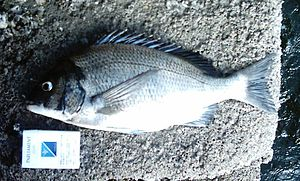
#> input picture fish_length_calibration/card4.jpg, 300 x 181 px, found by its file name
$ python card_detection.py
#> lines starting #> are read from the running program, lines starting #| are printed output that depends on the picture; after the words box and inside, x2 and y2 are one past the last pixel; in counts of white or black regions, pixels touching at a corner belong together
import numpy as np
import cv2
import random
from scipy.spatial import distance as dist

# [4 lines left out: function wait, not called in this run]
        # print(wait)


def mouse_handler(event, x, y, flags, param):  # 마우스로 좌표 알아내기
    if event == cv2.EVENT_LBUTTONUP:
        clicked = [x, y]
        # print(clicked)


# card2 - 배경과 명함의 구분이 모호한 경우
# [27 lines left out: function grab_cut, not called in this run]


#에지 검출 : 흑백 -> 가우시안블러링 -> 캐니
def edge_detection(img):
    gray = cv2.cvtColor(img, cv2.COLOR_BGR2GRAY)
    gray = cv2.adaptiveThreshold(gray, 255, cv2.ADAPTIVE_THRESH_GAUSSIAN_C, cv2.THRESH_BINARY, 51, 0)
    # _, gray = cv2.threshold(gray, 120, 255, cv2.THRESH_TOZERO)
    gray = cv2.GaussianBlur(gray, (7, 7), 0)
    # _, gray = cv2.threshold(gray, 120, 255, cv2.THRESH_TOZERO)
    # gray = cv2.GaussianBlur(gray, (7, 7), 0)
    gray = cv2.bilateralFilter(gray, 9, 75, 75)
    gray = cv2.edgePreservingFilter(gray, flags=1, sigma_s=45, sigma_r=0.2)

    edged = cv2.Canny(gray, 75, 180, True)
    # [5 lines of commented-out code are left out]

    return edged


# [232 lines left out: functions contours, contoursGrab, order_dots, transformationGrab, solving_vertex, transformation, not called in this run]

    # cv2.imshow("result", result)


class Point:
    def __init__(self, x, y):
        self.x = x
        self.y = y

    def __str__(self):
        return f"[{self.x} {self.y}]"


# y절편 구하기
# [23 lines left out: functions get_intercepts, get_slopes, not called in this run]


if __name__ == "__main__":
    filename = 'card4.jpg'
    ori_img = cv2.imread(filename)
#> ori_img is the input picture: shape (181, 300, 3); mean B, G, R 140.9, 136, 126.4
    resize_img = cv2.resize(ori_img, dsize=(640, 480), interpolation=cv2.INTER_AREA)  # 원래 사진이 4000x3000 이라서 사이즈 조절하였음.
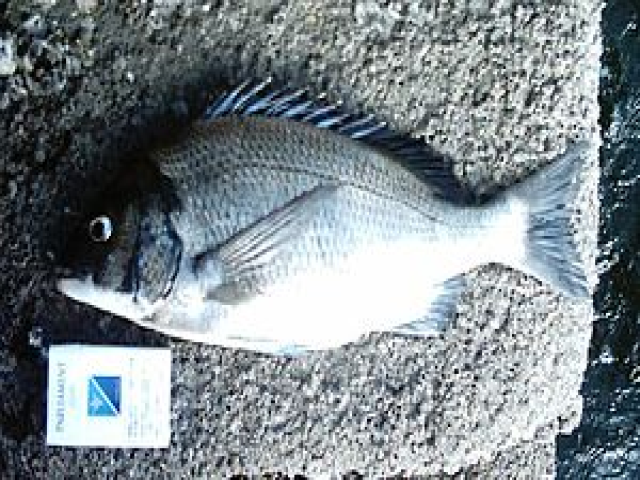
#> resize_img: shape (480, 640, 3); mean B, G, R 140.9, 135.9, 126.4

    global checkpnt
    global new_contour
    checkpnt = 0
    src = []  # 명함 영역 꼭지점의 좌표
    # [6 lines of commented-out code are left out]
    edged = edge_detection(resize_img)
#> in edge_detection, `gray = cv2.cvtColor(img, cv2.COLOR_BGR2GRAY)`:
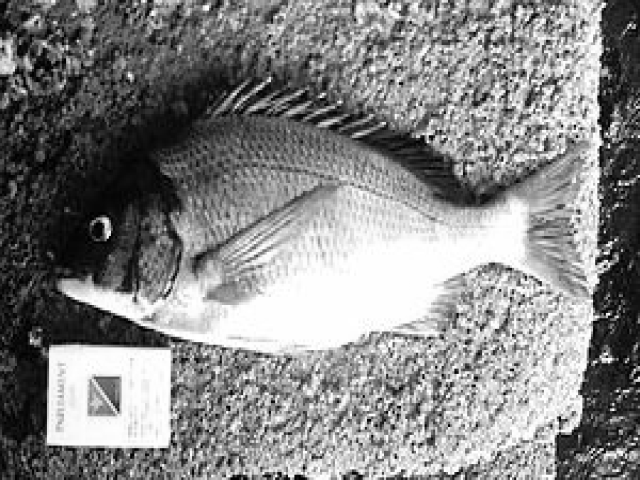
#> gray: shape (480, 640); min 0, max 255, mean 133.6
#> in edge_detection, `gray = cv2.adaptiveThreshold(gray, 255, cv2.ADAPTIVE_THRESH_GAUSSIAN_C..`:
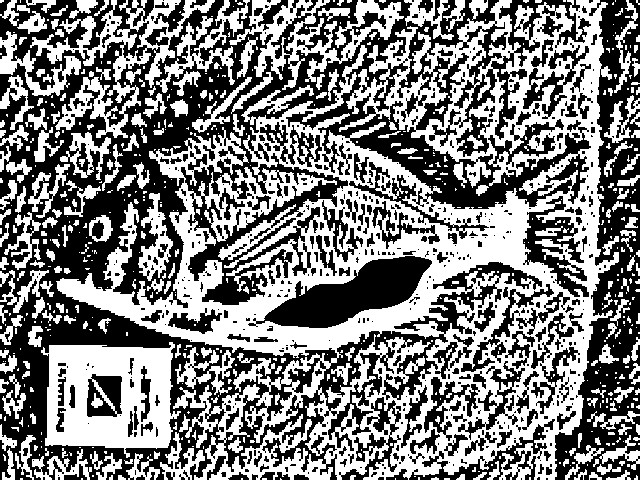
#> gray: shape (480, 640); 49.6% white; 662 white regions (427 under 20 px), largest, box (x1, y1, x2, y2) and area: (56, 0, 619, 480) 96335, (41, 342, 181, 458) 10202, (30, 0, 215, 138) 6157
#> in edge_detection, `gray = cv2.GaussianBlur(gray, (7, 7), 0)`:
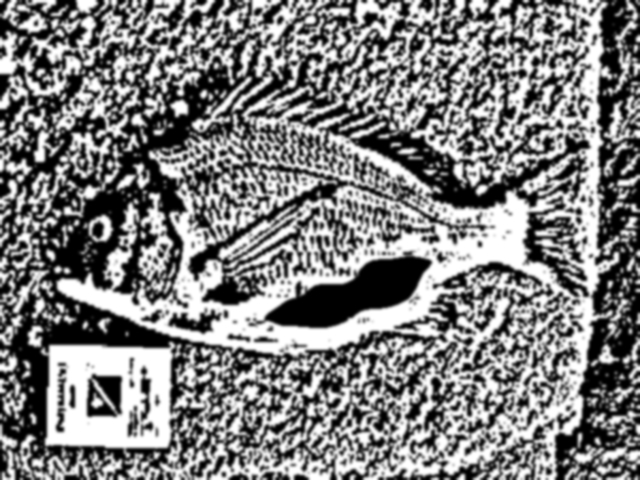
#> gray: shape (480, 640); min 0, max 255, mean 126.4
#> in edge_detection, `gray = cv2.bilateralFilter(gray, 9, 75, 75)`:
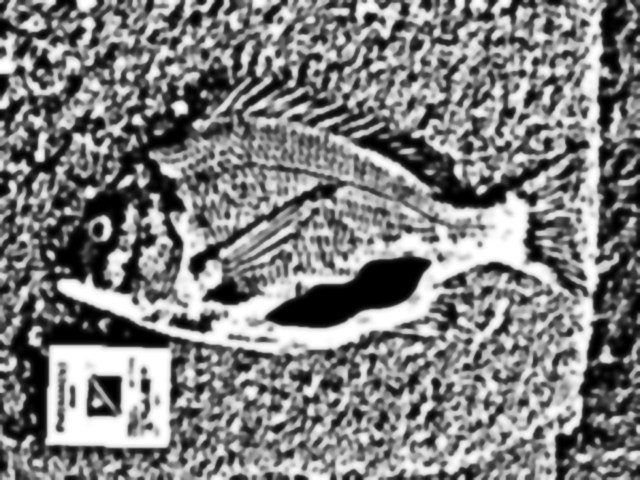
#> gray: shape (480, 640); min 0, max 255, mean 126.4
#> in edge_detection, `gray = cv2.edgePreservingFilter(gray, flags=1, sigma_s=45, sigma_r=0.2)`:
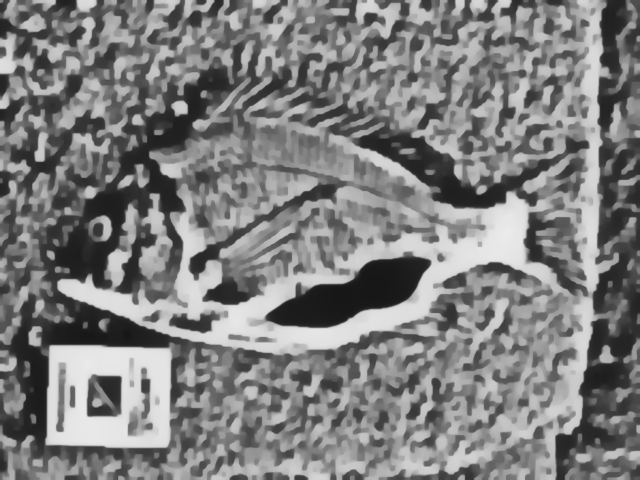
#> gray: shape (480, 640); min 22, max 235, mean 126.6
#> in edge_detection, `edged = cv2.Canny(gray, 75, 180, True)`:
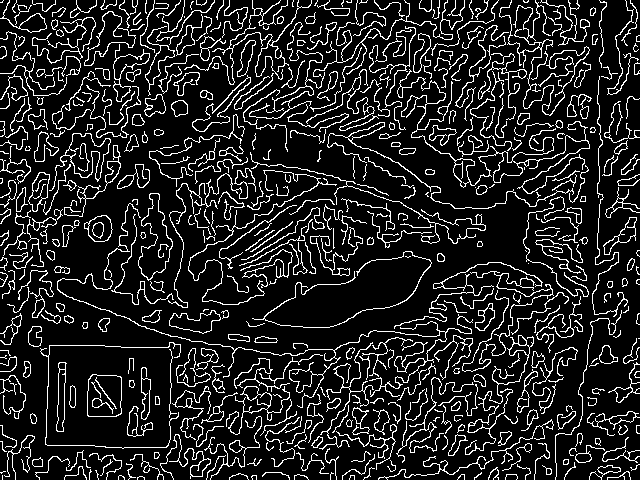
#> edged: shape (480, 640); 13.7% white in thin lines or dots
    # wait()
#> (the run stopped early here; a loop or call above may not have finished)

$ run again, with fish_length_calibration/card1.jpg copied over fish_length_calibration/card4.jpg
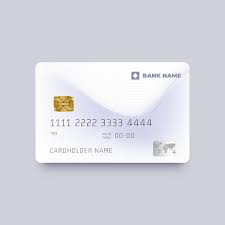
#> input picture fish_length_calibration/card1.jpg, 225 x 225 px, found by its file name
#> ori_img is the input picture: shape (225, 225, 3); mean B, G, R 224, 215.5, 215.6
#> in edge_detection, `gray = cv2.adaptiveThreshold(gray, 255, cv2.ADAPTIVE_THRESH_GAUSSIAN_C..`:
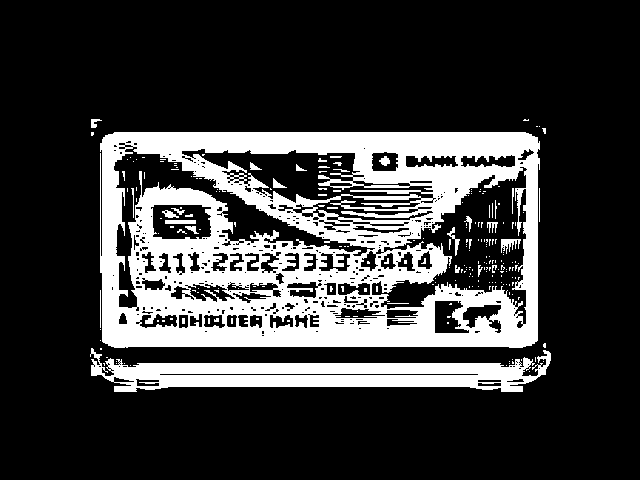
#> gray: shape (480, 640); 22.5% white; 229 white regions (199 under 20 px), largest, box (x1, y1, x2, y2) and area: (100, 132, 540, 348) 56892, (90, 348, 551, 392) 10149, (501, 239, 521, 254) 157
#> in edge_detection, `edged = cv2.Canny(gray, 75, 180, True)`:
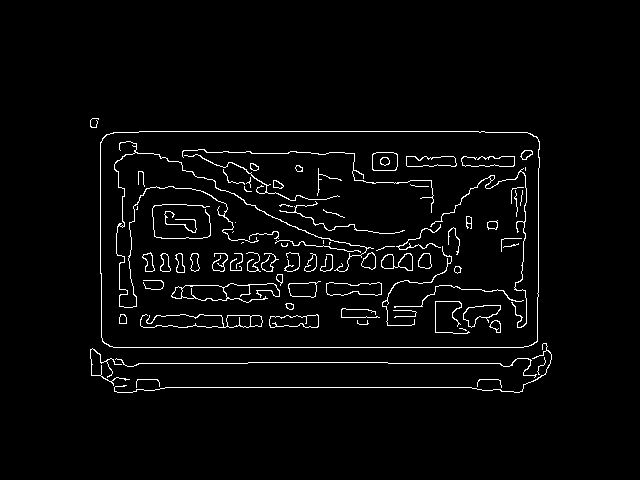
#> edged: shape (480, 640); 3% white in thin lines or dots, all inside (x1, y1, x2, y2) = (90, 118, 552, 393)

$ run again, with fish_length_calibration/card3.jpg copied over fish_length_calibration/card4.jpg
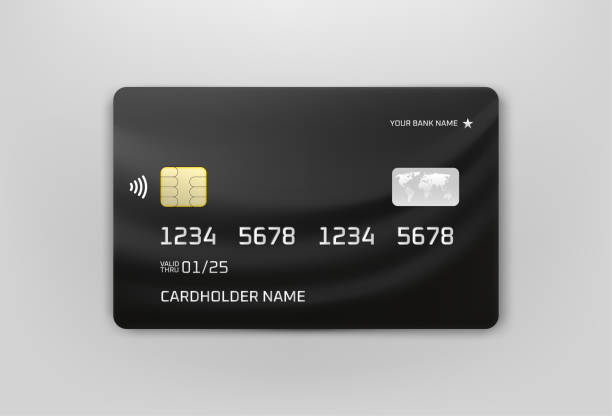
#> input picture fish_length_calibration/card3.jpg, 612 x 416 px, found by its file name
#> ori_img is the input picture: shape (416, 612, 3); mean B, G, R 152.5, 153.1, 153.2
#> in edge_detection, `edged = cv2.Canny(gray, 75, 180, True)`:
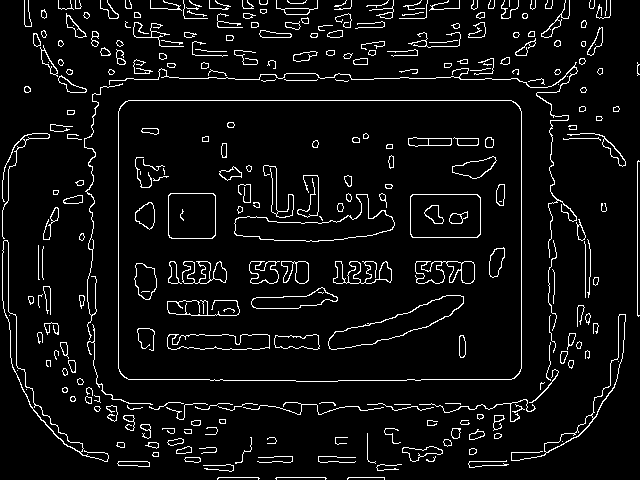
#> edged: shape (480, 640); 5.9% white in thin lines or dots
